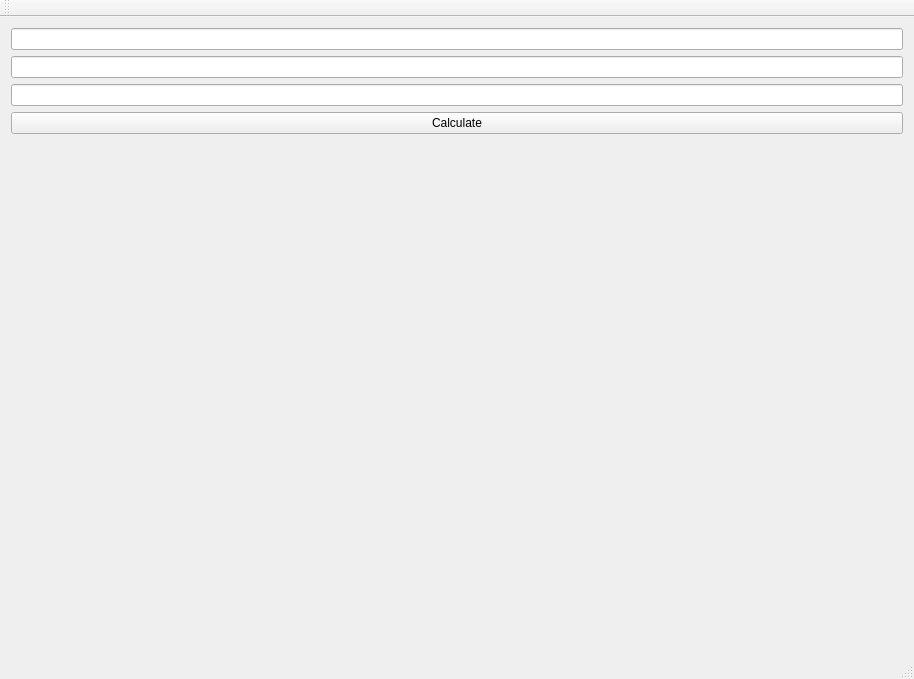
<?xml version="1.0" encoding="UTF-8"?>
<ui version="4.0">
 <class>MainWindow</class>
 <widget class="QMainWindow" name="MainWindow">
  <property name="geometry">
   <rect>
    <x>0</x>
    <y>0</y>
    <width>914</width>
    <height>679</height>
   </rect>
  </property>
  <property name="windowTitle">
   <string>MainWindow</string>
  </property>
  <widget class="QWidget" name="centralWidget">
   <layout class="QVBoxLayout" name="verticalLayout_2">
    <item>
     <layout class="QVBoxLayout" name="verticalLayout">
      <item>
       <widget class="QLineEdit" name="A"/>
      </item>
      <item>
       <widget class="QLineEdit" name="B"/>
      </item>
      <item>
       <widget class="QLineEdit" name="C">
        <property name="readOnly">
         <bool>true</bool>
        </property>
       </widget>
      </item>
     </layout>
    </item>
    <item>
     <widget class="QPushButton" name="pushButton">
      <property name="text">
       <string>Calculate</string>
      </property>
     </widget>
    </item>
    <item>
     <spacer name="verticalSpacer">
      <property name="orientation">
       <enum>Qt::Vertical</enum>
      </property>
      <property name="sizeHint" stdset="0">
       <size>
        <width>20</width>
        <height>40</height>
       </size>
      </property>
     </spacer>
    </item>
   </layout>
  </widget>
  <widget class="QMenuBar" name="menuBar">
   <property name="geometry">
    <rect>
     <x>0</x>
     <y>0</y>
     <width>914</width>
     <height>21</height>
    </rect>
   </property>
  </widget>
  <widget class="QToolBar" name="mainToolBar">
   <attribute name="toolBarArea">
    <enum>TopToolBarArea</enum>
   </attribute>
   <attribute name="toolBarBreak">
    <bool>false</bool>
   </attribute>
  </widget>
  <widget class="QStatusBar" name="statusBar"/>
 </widget>
 <layoutdefault spacing="6" margin="11"/>
 <resources/>
 <connections/>
</ui>
